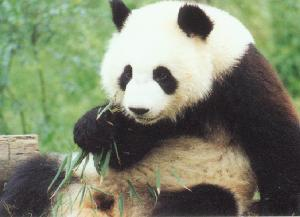
#> input picture dataset/panda_image_0032.jpg, 300 x 217 px
$ python cau5.py
#> lines starting #> are read from the running program, lines starting #| are printed output that depends on the picture
### cau2.py
import numpy as np

np.random.seed(42)


# Bước 1: Chuẩn hóa dữ liệu
def standardize_data(X: np.ndarray) -> np.ndarray:
    mean = np.mean(X, axis=0)
    return X - mean

# Bước 2: Tinh toán ma trận hiệp phương sai
def compute_covariance_matrix(X: np.ndarray) -> np.ndarray:
    return np.cov(X, rowvar=False)

# Bước 3: Tính toán các giá trị riêng và vector riêng
def compute_eigenvalues_and_eigenvectors(cov_matrix: np.ndarray):
    eigenvalues, eigenvectors = np.linalg.eig(cov_matrix)
    return eigenvalues, eigenvectors

# Bước 4: Chọn các thành phần chính
def select_principal_components(eigenvalues: np.ndarray, eigenvectors: np.ndarray, n_components: int):
    idx = np.argsort(eigenvalues)[::-1]
    eigenvalues_copy = eigenvalues[idx].copy()
    eigenvectors_copy = eigenvectors[:, idx].copy()
    return eigenvectors_copy[:, :n_components], eigenvalues_copy[:n_components]

# Bước 5: Biểu diễn dữ liệu trên không gian mới
def project_data(X: np.ndarray, eigenvectors: np.ndarray) -> np.ndarray:
    return np.dot(X, eigenvectors)


# [22 lines that do not run on import are left out]

### cau5.py
"""
Bài toán nén ảnh sử dụng PCA có thể được giải thích như sau:
Khi ta chia bước ảnh xám thành các vector hàng, mỗi vector đó đại diện cho một thông tin trong bức ảnh.
Nếu bức ảnh có những chi tiết lớn và quan trọng, nhiều vector sẽ có phương sai lớn, tức chúng phân bổ gần nhau theo một hướng nào đó.
Ngược lại, những chi tiết nhỏ và khong quan trọng kéo những vector đó lệch khỏi hướng chính, tạo ra những vector có phương sai nhỏ.
PCA sẽ tìm ra các hướng (eigenvectors) mà dữ liệu phân bố nhiều nhất (có phương sai lớn nhất).
Khi ta giữ lại một số lượng thành phần chính nhất định (k), PCA sẽ loại bỏ những thành phần có phương sai nhỏ, tức là loại bỏ những chi tiết nhỏ và nhiễu trong ảnh.
Điều này giúp giảm kích thước dữ liệu (nén ảnh) và đồng thời loại bỏ những chi tiết không quan trọng, từ đó giúp khôi phục lại ảnh gốc tốt hơn khi tái tạo lại ảnh từ không gian giảm chiều.
"""


import numpy as np
import matplotlib.pyplot as plt
from PIL import Image
# from sklearn.decomposition import PCA

from cau2 import *


# a) Tiền xử lý
# Chuyển ảnh RGB về ảnh grayscale -> np.array 2D
image = Image.open("dataset/panda_image_0032.jpg").convert("L")
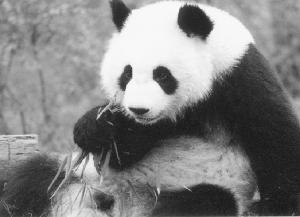
#> image: PIL image 300x217 L; min 20, max 254, mean 128.7
X = np.array(image, dtype=np.float64)

# Chuẩn hóa dữ liệu
mean_vec = np.mean(X, axis=0)
#> mean_vec = 300 values, max 166.5 at index 150, min 76.81 at index 261, mean 128.7
X_centered = standardize_data(X)
#> in standardize_data, `mean = np.mean(X, axis=0)`: mean has the same summary as mean_vec outside standardize_data
#> in standardize_data, `return X - mean`:
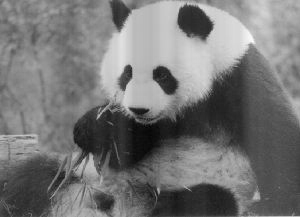
#> returned value: shape (217, 300) float64; min -145.4, max 170.4, mean 0; drawn with min black and max white
cov_matrix = compute_covariance_matrix(X_centered)
#> in compute_covariance_matrix, `return np.cov(X, rowvar=False)`:
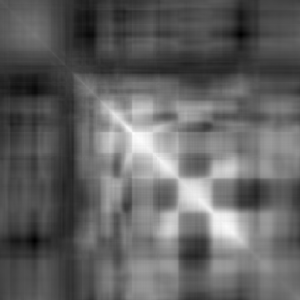
#> returned value: shape (300, 300) float64; min -2081.7, max 7335, mean 1556.5; drawn with min black and max white
eigenvalues, eigenvectors = compute_eigenvalues_and_eigenvectors(cov_matrix)

# b) Áp dụng PCA
K = [2, 5, 10, 20, 50, 100]

# Khởi tạo Figure chứa lưới 2 hàng x 4 cột
fig, axes = plt.subplots(2, 4, figsize=(16, 8))
# Hàm ravel() biến mảng axes 2D thành 1D (danh sách 8 ô liên tiếp) để tiện gọi bằng vòng lặp
axes = axes.ravel()

# Hiển thị ảnh gốc ở ô đầu tiên
axes[0].imshow(X, cmap="gray")
axes[0].set_title("Ảnh gốc", fontsize=14)
axes[0].axis("off")

for i, k in enumerate(K):
    # Chọn k thành phần chính
    selected_eigenvectors, _ = select_principal_components(eigenvalues, eigenvectors, k)

    # Giảm chiều dữ liệu
    X_reduced = project_data(X_centered, selected_eigenvectors)

    # Để tái tạo ảnh, ta nhân ngược lại với ma trận eigenvectors chuyển vị, rồi cộng lại mean_vec
    X_approx = np.dot(X_reduced, selected_eigenvectors.T) + mean_vec

    # Lấy phần thực để loại bỏ sai số do tính toán số phức
    X_approx = np.real(X_approx)


    # Đánh giá (MSE)
    mse = np.mean((X - X_approx) ** 2)
    print(f"K={k}, MSE: {mse:.2f}")

    # Trực quan hóa
    ax = axes[i + 1]
    ax.imshow(X_approx, cmap="gray")
    ax.set_title(f"K={k} (MSE: {mse:.2f})", fontsize=12)
    ax.axis("off")
#> this loop made 6 passes
#> mse on passes 1 to 6: 1463.9, 456.7, 197.3, 85.94, 20.05, 3.28
#| K=2, MSE: 1463.90
#| K=5, MSE: 456.75
#| K=10, MSE: 197.34
#| K=20, MSE: 85.94
#| K=50, MSE: 20.05
#| K=100, MSE: 3.28
#> pass 1, `X_approx = np.real(X_approx)`:
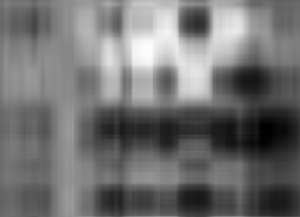
#> X_approx: shape (217, 300) float64; min 2.18, max 286.7, mean 128.7; drawn with min black and max white
#> pass 2, `X_approx = np.real(X_approx)`:
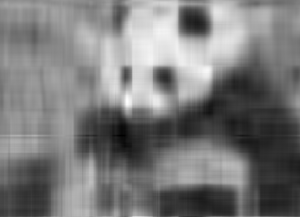
#> X_approx: shape (217, 300) float64; min -17.74, max 288, mean 128.7; drawn with min black and max white
#> pass 3, `X_approx = np.real(X_approx)`:
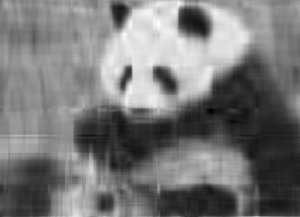
#> X_approx: shape (217, 300) float64; min -6.53, max 281, mean 128.7; drawn with min black and max white

axes[7].axis("off")
plt.tight_layout()
plt.show()
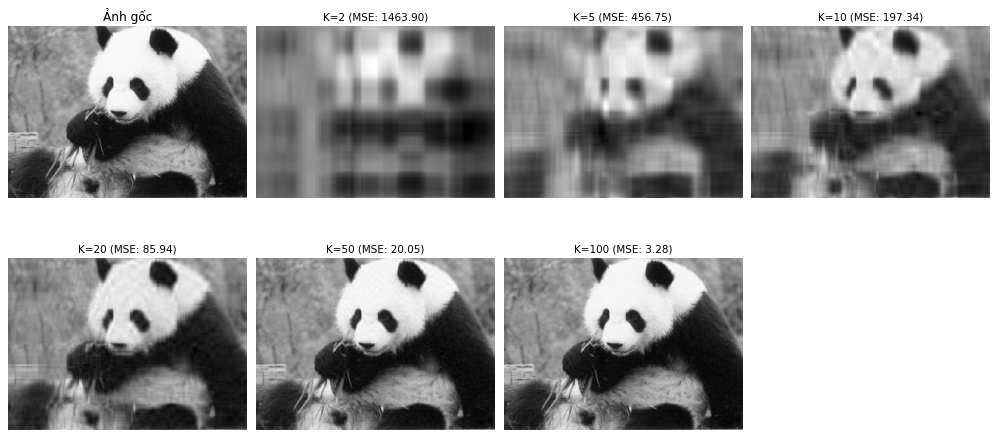
#> figure drawn by matplotlib, 7 panels
